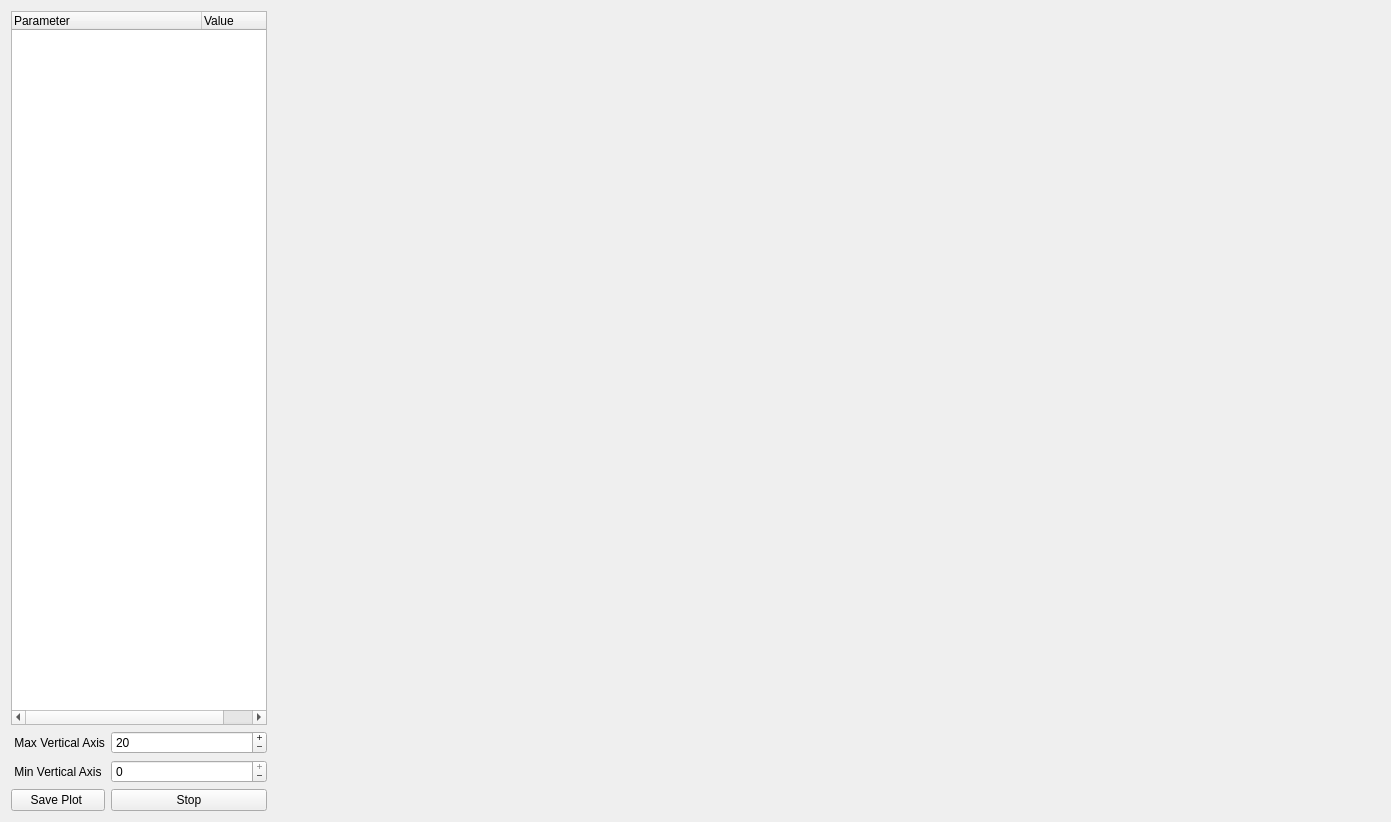
<?xml version="1.0" encoding="UTF-8"?>
<ui version="4.0">
 <class>parameterTemporalSeries</class>
 <widget class="QWidget" name="parameterTemporalSeries">
  <property name="geometry">
   <rect>
    <x>0</x>
    <y>0</y>
    <width>1391</width>
    <height>822</height>
   </rect>
  </property>
  <property name="sizePolicy">
   <sizepolicy hsizetype="Preferred" vsizetype="Expanding">
    <horstretch>0</horstretch>
    <verstretch>0</verstretch>
   </sizepolicy>
  </property>
  <property name="statusTip">
   <string>Shows the parameters list. Allows the user to display plots of selected parameters.</string>
  </property>
  <layout class="QGridLayout" name="gridLayout_2">
   <item row="0" column="0">
    <widget class="QTreeWidget" name="tree_widget">
     <property name="sizePolicy">
      <sizepolicy hsizetype="Minimum" vsizetype="Expanding">
       <horstretch>0</horstretch>
       <verstretch>0</verstretch>
      </sizepolicy>
     </property>
     <property name="maximumSize">
      <size>
       <width>340</width>
       <height>16777215</height>
      </size>
     </property>
     <property name="focusPolicy">
      <enum>Qt::NoFocus</enum>
     </property>
     <attribute name="headerDefaultSectionSize">
      <number>190</number>
     </attribute>
     <column>
      <property name="text">
       <string>Parameter</string>
      </property>
     </column>
     <column>
      <property name="text">
       <string>Value</string>
      </property>
     </column>
    </widget>
   </item>
   <item row="0" column="1" rowspan="2">
    <widget class="QWidget" name="plot_widget" native="true">
     <property name="sizePolicy">
      <sizepolicy hsizetype="Expanding" vsizetype="Expanding">
       <horstretch>0</horstretch>
       <verstretch>0</verstretch>
      </sizepolicy>
     </property>
     <property name="maximumSize">
      <size>
       <width>1200</width>
       <height>16777215</height>
      </size>
     </property>
    </widget>
   </item>
   <item row="1" column="0">
    <layout class="QGridLayout" name="grid_layout">
     <item row="2" column="1" colspan="4">
      <widget class="QPushButton" name="stop_button">
       <property name="focusPolicy">
        <enum>Qt::NoFocus</enum>
       </property>
       <property name="text">
        <string>Stop</string>
       </property>
       <property name="icon">
        <iconset resource="../resources/images.qrc">
         <normaloff>:/images/images/ic_pause_24px.svg</normaloff>
         <normalon>:/images/images/ic_play_arrow_24px.svg</normalon>
         <activeon>:/images/images/ic_play_arrow_24px.svg</activeon>
         <selectedon>:/images/images/ic_play_arrow_24px.svg</selectedon>:/images/images/ic_pause_24px.svg</iconset>
       </property>
       <property name="iconSize">
        <size>
         <width>16</width>
         <height>16</height>
        </size>
       </property>
       <property name="checkable">
        <bool>true</bool>
       </property>
       <property name="autoRepeat">
        <bool>true</bool>
       </property>
      </widget>
     </item>
     <item row="0" column="0">
      <widget class="QLabel" name="label">
       <property name="layoutDirection">
        <enum>Qt::LeftToRight</enum>
       </property>
       <property name="text">
        <string> Max Vertical Axis</string>
       </property>
      </widget>
     </item>
     <item row="2" column="0">
      <widget class="QPushButton" name="save_plot_button">
       <property name="focusPolicy">
        <enum>Qt::NoFocus</enum>
       </property>
       <property name="text">
        <string>Save Plot </string>
       </property>
       <property name="icon">
        <iconset resource="../resources/images.qrc">
         <normaloff>:/images/images/ .svg</normaloff>:/images/images/ .svg</iconset>
       </property>
      </widget>
     </item>
     <item row="1" column="0">
      <widget class="QLabel" name="label_2">
       <property name="text">
        <string> Min Vertical Axis</string>
       </property>
      </widget>
     </item>
     <item row="1" column="1" colspan="4">
      <widget class="QSpinBox" name="spin_box_min_axis">
       <property name="mouseTracking">
        <bool>true</bool>
       </property>
       <property name="focusPolicy">
        <enum>Qt::ClickFocus</enum>
       </property>
       <property name="wrapping">
        <bool>false</bool>
       </property>
       <property name="frame">
        <bool>true</bool>
       </property>
       <property name="buttonSymbols">
        <enum>QAbstractSpinBox::PlusMinus</enum>
       </property>
       <property name="accelerated">
        <bool>true</bool>
       </property>
       <property name="correctionMode">
        <enum>QAbstractSpinBox::CorrectToPreviousValue</enum>
       </property>
       <property name="keyboardTracking">
        <bool>false</bool>
       </property>
       <property name="minimum">
        <number>-9999</number>
       </property>
       <property name="maximum">
        <number>0</number>
       </property>
      </widget>
     </item>
     <item row="0" column="1" colspan="4">
      <widget class="QSpinBox" name="spin_box_max_axis">
       <property name="mouseTracking">
        <bool>true</bool>
       </property>
       <property name="focusPolicy">
        <enum>Qt::ClickFocus</enum>
       </property>
       <property name="buttonSymbols">
        <enum>QAbstractSpinBox::PlusMinus</enum>
       </property>
       <property name="accelerated">
        <bool>true</bool>
       </property>
       <property name="keyboardTracking">
        <bool>true</bool>
       </property>
       <property name="maximum">
        <number>9999</number>
       </property>
       <property name="value">
        <number>20</number>
       </property>
      </widget>
     </item>
    </layout>
   </item>
  </layout>
 </widget>
 <resources>
  <include location="../resources/images.qrc"/>
 </resources>
 <connections/>
</ui>
